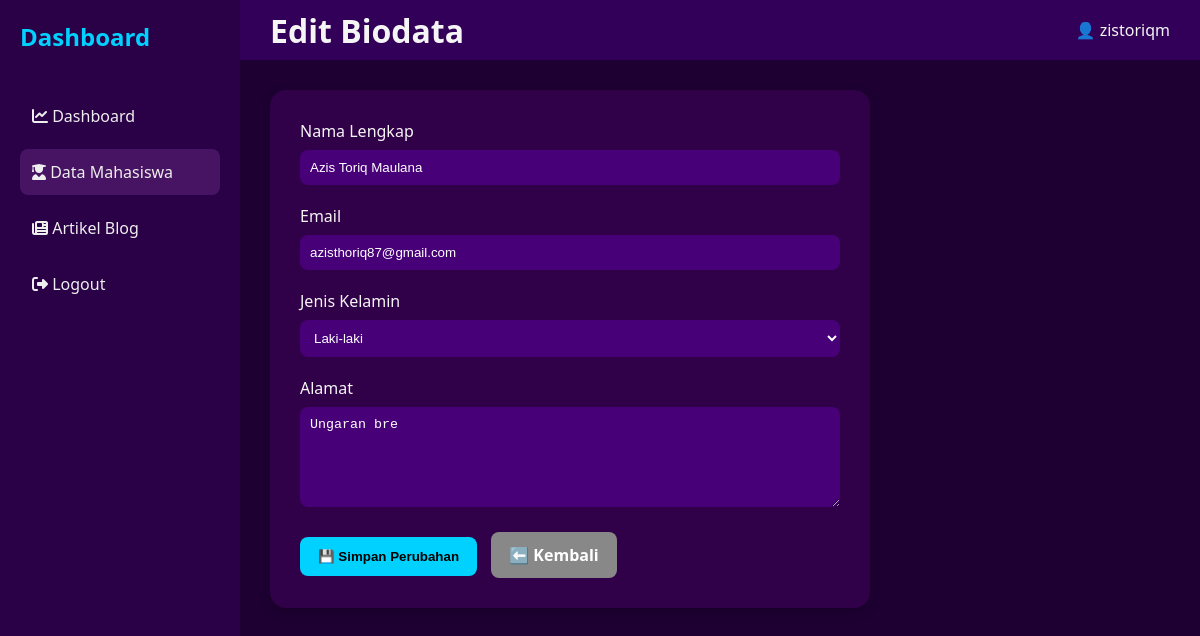
The page /biodata/edit.php?id=3 (signed in) on the database its author committed.
### tables this page shows
CREATE TABLE `biodata` (
  `id` int(11) NOT NULL,
  `nama` varchar(100) NOT NULL,
  `email` varchar(100) NOT NULL,
  `jenis_kelamin` enum('Laki-laki','Perempuan') NOT NULL,
  `alamat` text NOT NULL
);

### biodata/edit.php (the view, shortened to what this page needs)
<?php
require_once '../includes/koneksi.php';
$id = $_GET['id'] ?? null;
$stmt = $pdo->prepare("SELECT * FROM biodata WHERE id = ?");
$stmt->execute([$id]);
$biodata = $stmt->fetch();
$username = $_SESSION['user']['username'] ?? 'User';
?>
<!DOCTYPE html>
<html lang="id">
<head>
    <link rel="stylesheet" href="https://cdnjs.cloudflare.com/ajax/libs/font-awesome/6.5.0/css/all.min.css" />
</head>
<body>
    <div class="sidebar">
        <h2>Dashboard</h2>
        <a href="../dashboard.php"><i class="fa fa-chart-line"></i> Dashboard</a>
        <a href="daftar.php" class="active"><i class="fa fa-user-graduate"></i> Data Mahasiswa</a>
        <a href="../blog/index.php"><i class="fa fa-newspaper"></i> Artikel Blog</a>
        <a href="../auth/logout.php"><i class="fa fa-sign-out-alt"></i> Logout</a>
    </div>
    <div class="topbar">
        <h1>Edit Biodata</h1>
        <div class="user-info">
            👤 <?= htmlspecialchars($username) ?>
        </div>
    </div>
    <div class="dashboard-content">
        <form method="POST" action="" class="form-card">
            <div class="form-group">
                <label for="nama">Nama Lengkap</label>
                <input type="text" id="nama" name="nama" required value="<?= htmlspecialchars($_POST['nama'] ?? $biodata['nama']) ?>">
            </div>
            <div class="form-group">
                <label for="email">Email</label>
                <input type="email" id="email" name="email" required value="<?= htmlspecialchars($_POST['email'] ?? $biodata['email']) ?>">
            </div>
            <div class="form-group">
                <label for="jenis_kelamin">Jenis Kelamin</label>
                <select name="jenis_kelamin" id="jenis_kelamin" required>
                    <option value="Laki-laki" <?= (($_POST['jenis_kelamin'] ?? $biodata['jenis_kelamin']) === 'Laki-laki') ? 'selected' : '' ?>>Laki-laki</option>
                </select>
            </div>
            <div class="form-group">
                <label for="alamat">Alamat</label>
                <textarea id="alamat" name="alamat" required><?= htmlspecialchars($_POST['alamat'] ?? $biodata['alamat']) ?></textarea>
            </div>
            <button type="submit" class="btn-primary">💾 Simpan Perubahan</button>
            <a href="daftar.php" class="btn-secondary">⬅️ Kembali</a>
        </form>
    </div>
</body>
</html>

### biodata/edit.php (style rules this page uses)
* { box-sizing: border-box; margin: 0; padding: 0; }
body { font-family: 'Segoe UI', sans-serif; background: #1e0033; color: #f5f5f5; }
.sidebar { position: fixed; top: 0; left: 0; width: 240px; height: 100vh; background: #2a0047; padding: 20px; }
.sidebar h2 { color: #00d1ff; margin-bottom: 40px; }
.sidebar a { display: block; color: #eee; text-decoration: none; padding: 12px; margin-bottom: 10px; border-radius: 8px; transition: 0.3s; }
.sidebar a:hover, .sidebar a.active { background: #471463; }
.topbar { margin-left: 240px; height: 60px; background: #320058; display: flex; align-items: center; justify-content: space-between; padding: 0 30px; }
.dashboard-content { margin-left: 240px; padding: 30px; }
.form-card { background: #300048; padding: 30px; border-radius: 16px; box-shadow: 0 4px 12px rgba(0,0,0,0.2); max-width: 600px; }
.form-group { margin-bottom: 20px; }
label { display: block; margin-bottom: 8px; }
input[type="text"], input[type="email"], select, textarea { width: 100%; padding: 10px; border: none; border-radius: 8px; background: #470078; color: white; }
textarea { resize: vertical; height: 100px; }
.btn-primary, .btn-secondary { background: #00d1ff; color: black; padding: 12px 18px; border: none; border-radius: 8px; cursor: pointer; font-weight: bold; margin-right: 10px; text-decoration: none; display: inline-block; }
.btn-secondary { background: #888; color: white; }

### rows shown on the page
biodata: nama "Azis Toriq Maulana", email "azisthoriq87@gmail.com", jenis_kelamin "Laki-laki", alamat "Ungaran bre"

### other values the page prints
$username "zistoriqm"
